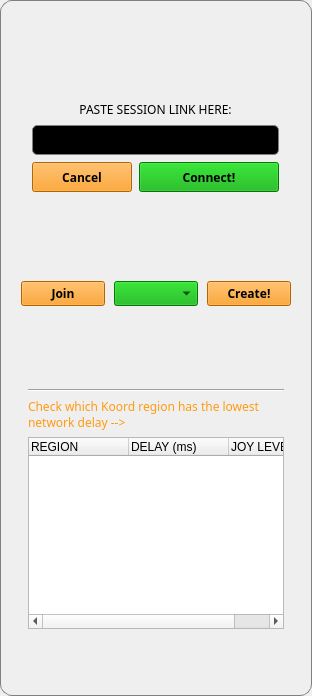
           <widget class="QGroupBox" name="groupBox">
            <property name="styleSheet">
             <string notr="true">QGroupBox {
    border: 1px solid gray;
    border-radius: 12px;
	color: rgb(255, 255, 255);
    /*margin-top: 1ex;  leave space at the top for the title */
}</string>
            </property>
            <property name="flat">
             <bool>false</bool>
            </property>
            <layout class="QVBoxLayout" name="verticalLayout">
             <item>
              <spacer name="verticalSpacerGroupTop">
               <property name="orientation">
                <enum>Qt::Vertical</enum>
               </property>
               <property name="sizeType">
                <enum>QSizePolicy::Maximum</enum>
               </property>
               <property name="sizeHint" stdset="0">
                <size>
                 <width>20</width>
                 <height>40</height>
                </size>
               </property>
              </spacer>
             </item>
             <item>
              <widget class="QWidget" name="sessionJoinWidget" native="true">
               <property name="enabled">
                <bool>true</bool>
               </property>
               <property name="sizePolicy">
                <sizepolicy hsizetype="Preferred" vsizetype="Preferred">
                 <horstretch>0</horstretch>
                 <verstretch>0</verstretch>
                </sizepolicy>
               </property>
               <property name="minimumSize">
                <size>
                 <width>0</width>
                 <height>0</height>
                </size>
               </property>
               <layout class="QVBoxLayout" name="verticalLayout_25">
                <property name="topMargin">
                 <number>3</number>
                </property>
                <property name="bottomMargin">
                 <number>3</number>
                </property>
                <item>
                 <layout class="QHBoxLayout" name="joinInputLayout">
                  <item>
                   <layout class="QVBoxLayout" name="verticalLayout_23">
                    <property name="spacing">
                     <number>7</number>
                    </property>
                    <item>
                     <spacer name="verticalSpacer_2">
                      <property name="orientation">
                       <enum>Qt::Vertical</enum>
                      </property>
                      <property name="sizeType">
                       <enum>QSizePolicy::Maximum</enum>
                      </property>
                      <property name="sizeHint" stdset="0">
                       <size>
                        <width>20</width>
                        <height>46</height>
                       </size>
                      </property>
                     </spacer>
                    </item>
                    <item>
                     <widget class="QLabel" name="label_3">
                      <property name="font">
                       <font>
                        <family>Rubik</family>
                        <bold>false</bold>
                       </font>
                      </property>
                      <property name="toolTip">
                       <string>Paste the Session link you created, or received from a band member</string>
                      </property>
                      <property name="text">
                       <string>PASTE SESSION LINK HERE:</string>
                      </property>
                      <property name="alignment">
                       <set>Qt::AlignCenter</set>
                      </property>
                     </widget>
                    </item>
                    <item>
                     <layout class="QHBoxLayout" name="horizontalLayout_6">
                      <property name="spacing">
                       <number>7</number>
                      </property>
                      <property name="topMargin">
                       <number>0</number>
                      </property>
                      <item>
                       <widget class="QLineEdit" name="joinFieldEdit">
                        <property name="sizePolicy">
                         <sizepolicy hsizetype="Preferred" vsizetype="Fixed">
                          <horstretch>0</horstretch>
                          <verstretch>0</verstretch>
                         </sizepolicy>
                        </property>
                        <property name="minimumSize">
                         <size>
                          <width>50</width>
                          <height>30</height>
                         </size>
                        </property>
                        <property name="styleSheet">
                         <string notr="true">QLineEdit {
    background-color: rgb(0, 0, 0);
    border: 1px solid gray;
    border-radius: 5px;
}</string>
                        </property>
                        <property name="placeholderText">
                         <string>Enter Session Link here...</string>
                        </property>
                       </widget>
                      </item>
                     </layout>
                    </item>
                    <item>
                     <layout class="QHBoxLayout" name="horizontalLayout_9">
                      <property name="spacing">
                       <number>7</number>
                      </property>
                      <item>
                       <widget class="QPushButton" name="sessionCancelButton">
                        <property name="sizePolicy">
                         <sizepolicy hsizetype="Preferred" vsizetype="Preferred">
                          <horstretch>0</horstretch>
                          <verstretch>0</verstretch>
                         </sizepolicy>
                        </property>
                        <property name="minimumSize">
                         <size>
                          <width>0</width>
                          <height>30</height>
                         </size>
                        </property>
                        <property name="maximumSize">
                         <size>
                          <width>100</width>
                          <height>30</height>
                         </size>
                        </property>
                        <property name="font">
                         <font>
                          <family>Rubik</family>
                          <bold>true</bold>
                         </font>
                        </property>
                        <property name="styleSheet">
                         <string notr="true">background-color: rgb(251, 143, 0);
</string>
                        </property>
                        <property name="text">
                         <string>Cancel</string>
                        </property>
                       </widget>
                      </item>
                      <item>
                       <widget class="QPushButton" name="sessionConnectButton">
                        <property name="sizePolicy">
                         <sizepolicy hsizetype="Preferred" vsizetype="Preferred">
                          <horstretch>0</horstretch>
                          <verstretch>0</verstretch>
                         </sizepolicy>
                        </property>
                        <property name="minimumSize">
                         <size>
                          <width>0</width>
                          <height>30</height>
                         </size>
                        </property>
                        <property name="maximumSize">
                         <size>
                          <width>140</width>
                          <height>30</height>
                         </size>
                        </property>
                        <property name="font">
                         <font>
                          <family>Rubik</family>
                          <bold>true</bold>
                         </font>
                        </property>
                        <property name="styleSheet">
                         <string notr="true">background-color: rgb(0, 170, 0);</string>
                        </property>
                        <property name="text">
                         <string>Connect!</string>
                        </property>
                       </widget>
                      </item>
                     </layout>
                    </item>
                    <item>
                     <spacer name="verticalSpacer_3">
                      <property name="orientation">
                       <enum>Qt::Vertical</enum>
                      </property>
                      <property name="sizeType">
                       <enum>QSizePolicy::Maximum</enum>
                      </property>
                      <property name="sizeHint" stdset="0">
                       <size>
                        <width>20</width>
                        <height>13</height>
                       </size>
                      </property>
                     </spacer>
                    </item>
                   </layout>
                  </item>
                 </layout>
                </item>
               </layout>
              </widget>
             </item>
             <item>
              <spacer name="verticalSpacerGroupMid">
               <property name="orientation">
                <enum>Qt::Vertical</enum>
               </property>
               <property name="sizeType">
                <enum>QSizePolicy::Maximum</enum>
               </property>
               <property name="sizeHint" stdset="0">
                <size>
                 <width>20</width>
                 <height>40</height>
                </size>
               </property>
              </spacer>
             </item>
             <item>
              <widget class="QWidget" name="defaultButtonWidget" native="true">
               <property name="sizePolicy">
                <sizepolicy hsizetype="Preferred" vsizetype="Preferred">
                 <horstretch>0</horstretch>
                 <verstretch>0</verstretch>
                </sizepolicy>
               </property>
               <property name="minimumSize">
                <size>
                 <width>0</width>
                 <height>0</height>
                </size>
               </property>
               <property name="maximumSize">
                <size>
                 <width>16777215</width>
                 <height>80</height>
                </size>
               </property>
               <layout class="QGridLayout" name="gridLayout_5">
                <property name="topMargin">
                 <number>0</number>
                </property>
                <property name="bottomMargin">
                 <number>0</number>
                </property>
                <property name="horizontalSpacing">
                 <number>7</number>
                </property>
                <property name="verticalSpacing">
                 <number>0</number>
                </property>
                <item row="0" column="0">
                 <layout class="QVBoxLayout" name="verticalLayout_28">
                  <item>
                   <spacer name="verticalSpacer_7">
                    <property name="orientation">
                     <enum>Qt::Vertical</enum>
                    </property>
                    <property name="sizeType">
                     <enum>QSizePolicy::Maximum</enum>
                    </property>
                    <property name="sizeHint" stdset="0">
                     <size>
                      <width>20</width>
                      <height>40</height>
                     </size>
                    </property>
                   </spacer>
                  </item>
                  <item>
                   <layout class="QHBoxLayout" name="defaultLayout">
                    <property name="spacing">
                     <number>9</number>
                    </property>
                    <property name="topMargin">
                     <number>0</number>
                    </property>
                    <property name="rightMargin">
                     <number>0</number>
                    </property>
                    <property name="bottomMargin">
                     <number>0</number>
                    </property>
                    <item>
                     <widget class="QPushButton" name="butConnect">
                      <property name="enabled">
                       <bool>true</bool>
                      </property>
                      <property name="sizePolicy">
                       <sizepolicy hsizetype="Preferred" vsizetype="Preferred">
                        <horstretch>0</horstretch>
                        <verstretch>0</verstretch>
                       </sizepolicy>
                      </property>
                      <property name="minimumSize">
                       <size>
                        <width>0</width>
                        <height>25</height>
                       </size>
                      </property>
                      <property name="maximumSize">
                       <size>
                        <width>140</width>
                        <height>55</height>
                       </size>
                      </property>
                      <property name="font">
                       <font>
                        <family>Rubik</family>
                        <bold>true</bold>
                       </font>
                      </property>
                      <property name="toolTip">
                       <string>Click to Join a Session that's already started</string>
                      </property>
                      <property name="autoFillBackground">
                       <bool>false</bool>
                      </property>
                      <property name="styleSheet">
                       <string notr="true">background-color: rgb(251, 143, 0);
</string>
                      </property>
                      <property name="text">
                       <string>Join</string>
                      </property>
                      <property name="autoDefault">
                       <bool>false</bool>
                      </property>
                      <property name="default">
                       <bool>false</bool>
                      </property>
                     </widget>
                    </item>
                    <item>
                     <widget class="QComboBox" name="inviteComboBox">
                      <property name="minimumSize">
                       <size>
                        <width>0</width>
                        <height>25</height>
                       </size>
                      </property>
                      <property name="maximumSize">
                       <size>
                        <width>140</width>
                        <height>55</height>
                       </size>
                      </property>
                      <property name="font">
                       <font>
                        <family>Rubik</family>
                        <bold>false</bold>
                       </font>
                      </property>
                      <property name="toolTip">
                       <string>Invite your band members to join the Session</string>
                      </property>
                      <property name="styleSheet">
                       <string notr="true">background-color: rgb(0, 170, 0);</string>
                      </property>
                      <property name="iconSize">
                       <size>
                        <width>25</width>
                        <height>25</height>
                       </size>
                      </property>
                      <property name="placeholderText">
                       <string/>
                      </property>
                     </widget>
                    </item>
                    <item>
                     <widget class="QPushButton" name="butNewStart">
                      <property name="enabled">
                       <bool>true</bool>
                      </property>
                      <property name="sizePolicy">
                       <sizepolicy hsizetype="Preferred" vsizetype="Preferred">
                        <horstretch>0</horstretch>
                        <verstretch>0</verstretch>
                       </sizepolicy>
                      </property>
                      <property name="minimumSize">
                       <size>
                        <width>0</width>
                        <height>25</height>
                       </size>
                      </property>
                      <property name="maximumSize">
                       <size>
                        <width>140</width>
                        <height>55</height>
                       </size>
                      </property>
                      <property name="font">
                       <font>
                        <family>Rubik</family>
                        <bold>true</bold>
                       </font>
                      </property>
                      <property name="toolTip">
                       <string>Click to start a new Session with Koord.Live</string>
                      </property>
                      <property name="styleSheet">
                       <string notr="true">background-color: rgb(251, 143, 0);</string>
                      </property>
                      <property name="text">
                       <string>Create!</string>
                      </property>
                      <property name="iconSize">
                       <size>
                        <width>48</width>
                        <height>16</height>
                       </size>
                      </property>
                     </widget>
                    </item>
                   </layout>
                  </item>
                  <item>
                   <spacer name="verticalSpacer_6">
                    <property name="orientation">
                     <enum>Qt::Vertical</enum>
                    </property>
                    <property name="sizeType">
                     <enum>QSizePolicy::Maximum</enum>
                    </property>
                    <property name="sizeHint" stdset="0">
                     <size>
                      <width>20</width>
                      <height>40</height>
                     </size>
                    </property>
                   </spacer>
                  </item>
                 </layout>
                </item>
               </layout>
              </widget>
             </item>
             <item>
              <widget class="QWidget" name="regionChecker" native="true">
               <layout class="QVBoxLayout" name="regionCheckLayout">
                <property name="leftMargin">
                 <number>11</number>
                </property>
                <property name="rightMargin">
                 <number>11</number>
                </property>
                <item>
                 <layout class="QHBoxLayout" name="horizontalLayout_13">
                  <item>
                   <spacer name="horizontalSpacer_17">
                    <property name="orientation">
                     <enum>Qt::Horizontal</enum>
                    </property>
                    <property name="sizeType">
                     <enum>QSizePolicy::Preferred</enum>
                    </property>
                    <property name="sizeHint" stdset="0">
                     <size>
                      <width>5</width>
                      <height>20</height>
                     </size>
                    </property>
                   </spacer>
                  </item>
                  <item>
                   <layout class="QVBoxLayout" name="verticalLayout_26">
                    <item>
                     <spacer name="verticalSpacerRchkTop">
                      <property name="orientation">
                       <enum>Qt::Vertical</enum>
                      </property>
                      <property name="sizeType">
                       <enum>QSizePolicy::Maximum</enum>
                      </property>
                      <property name="sizeHint" stdset="0">
                       <size>
                        <width>20</width>
                        <height>40</height>
                       </size>
                      </property>
                     </spacer>
                    </item>
                    <item>
                     <widget class="Line" name="line_5">
                      <property name="orientation">
                       <enum>Qt::Horizontal</enum>
                      </property>
                     </widget>
                    </item>
                    <item>
                     <widget class="QLabel" name="regChkrLabel">
                      <property name="font">
                       <font>
                        <family>Rubik</family>
                       </font>
                      </property>
                      <property name="styleSheet">
                       <string notr="true">color: rgb(255, 155, 18)</string>
                      </property>
                      <property name="text">
                       <string>Check which Koord region has the lowest network delay --&gt;</string>
                      </property>
                      <property name="scaledContents">
                       <bool>true</bool>
                      </property>
                      <property name="wordWrap">
                       <bool>true</bool>
                      </property>
                     </widget>
                    </item>
                    <item>
                     <widget class="QTreeWidget" name="lvwServers">
                      <property name="sizePolicy">
                       <sizepolicy hsizetype="Expanding" vsizetype="Expanding">
                        <horstretch>0</horstretch>
                        <verstretch>0</verstretch>
                       </sizepolicy>
                      </property>
                      <property name="minimumSize">
                       <size>
                        <width>200</width>
                        <height>50</height>
                       </size>
                      </property>
                      <property name="maximumSize">
                       <size>
                        <width>400</width>
                        <height>1000</height>
                       </size>
                      </property>
                      <property name="font">
                       <font>
                        <family>Rubik</family>
                        <bold>false</bold>
                       </font>
                      </property>
                      <property name="selectionMode">
                       <enum>QAbstractItemView::NoSelection</enum>
                      </property>
                      <property name="sortingEnabled">
                       <bool>false</bool>
                      </property>
                      <property name="columnCount">
                       <number>3</number>
                      </property>
                      <attribute name="headerShowSortIndicator" stdset="0">
                       <bool>false</bool>
                      </attribute>
                      <column>
                       <property name="text">
                        <string notr="true">REGION</string>
                       </property>
                      </column>
                      <column>
                       <property name="text">
                        <string notr="true">DELAY (ms)</string>
                       </property>
                      </column>
                      <column>
                       <property name="text">
                        <string>JOY LEVEL</string>
                       </property>
                      </column>
                     </widget>
                    </item>
                    <item>
                     <spacer name="verticalSpacerRchkBott">
                      <property name="orientation">
                       <enum>Qt::Vertical</enum>
                      </property>
                      <property name="sizeType">
                       <enum>QSizePolicy::Maximum</enum>
                      </property>
                      <property name="sizeHint" stdset="0">
                       <size>
                        <width>20</width>
                        <height>40</height>
                       </size>
                      </property>
                     </spacer>
                    </item>
                   </layout>
                  </item>
                  <item>
                   <spacer name="horizontalSpacer_16">
                    <property name="orientation">
                     <enum>Qt::Horizontal</enum>
                    </property>
                    <property name="sizeType">
                     <enum>QSizePolicy::Preferred</enum>
                    </property>
                    <property name="sizeHint" stdset="0">
                     <size>
                      <width>5</width>
                      <height>20</height>
                     </size>
                    </property>
                   </spacer>
                  </item>
                 </layout>
                </item>
               </layout>
              </widget>
             </item>
             <item>
              <widget class="CAudioMixerBoard" name="MainMixerBoard" native="true">
               <property name="sizePolicy">
                <sizepolicy hsizetype="Expanding" vsizetype="Maximum">
                 <horstretch>0</horstretch>
                 <verstretch>0</verstretch>
                </sizepolicy>
               </property>
               <property name="minimumSize">
                <size>
                 <width>0</width>
                 <height>0</height>
                </size>
               </property>
               <property name="autoFillBackground">
                <bool>false</bool>
               </property>
              </widget>
             </item>
            </layout>
           </widget>
